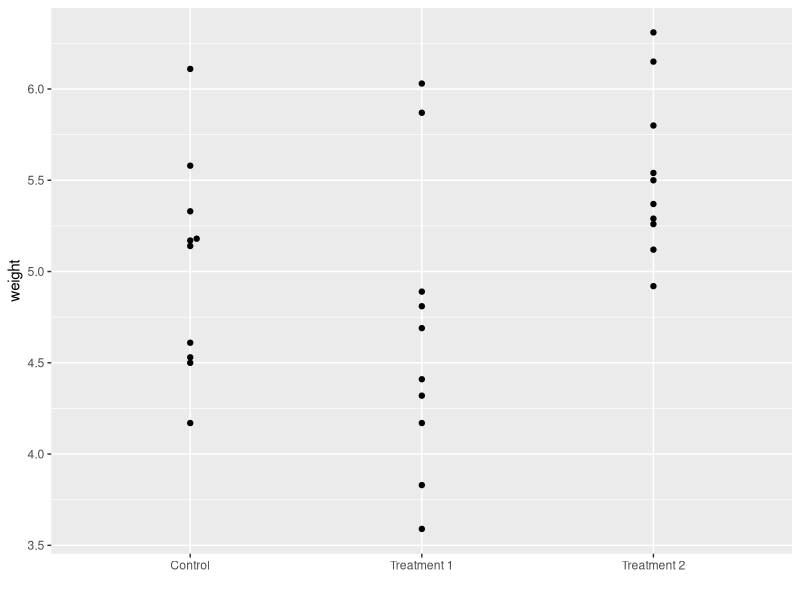
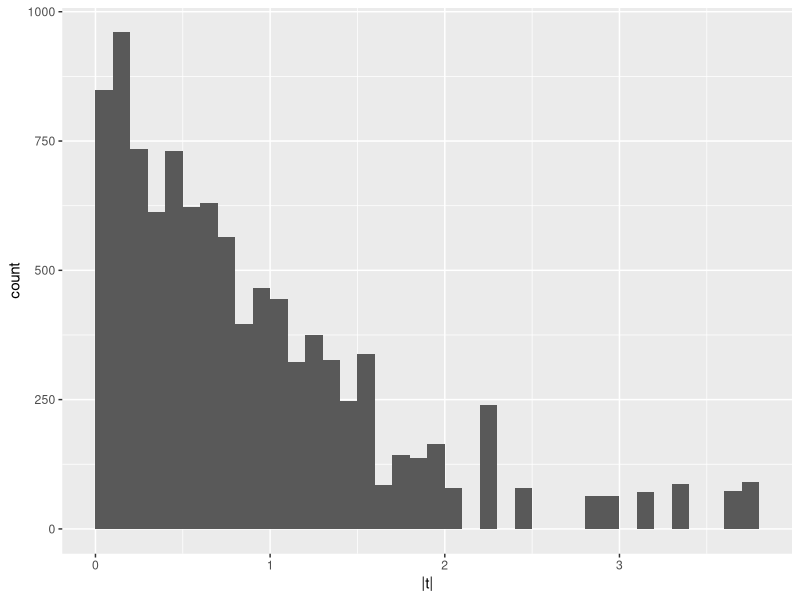
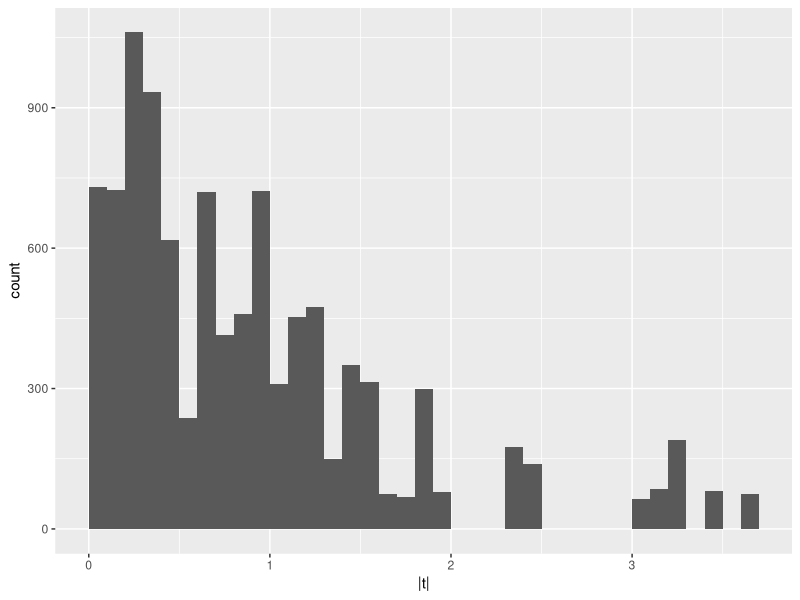

These figures' R source, in order:
## ---- chunk 1
knitr::opts_chunk$set(echo = TRUE)
## ---- chunk 2
library(tidyverse)
library(purrr)
library(ggbeeswarm)
## ---- chunk 3
data("PlantGrowth")
head(PlantGrowth)
## ---- chunk 4
PlantGrowth %>% 
   mutate(group = fct_recode(group, 
                            Control = "ctrl", 
                            `Treatment 1` = "trt1", 
                            `Treatment 2` = "trt2")) %>% 
  ggplot(aes(x = group, y = weight)) + 
  geom_beeswarm() + 
  labs(x = "")
## ---- chunk 5
PlantGrowth %>% 
  filter(group %in% c("ctrl", "trt2")) %>% 
    t.test(weight ~ group, data  = .) 
## ---- chunk 6
library("broom")
PlantGrowth %>% 
  filter(group %in% c("ctrl", "trt2")) %>% 
  t.test(weight ~ group, data  = .) %>% 
    tidy()
## ---- chunk 7
PlantGrowth %>% 
  bind_rows(PlantGrowth) %>% # Add the duplicate of the dataset
  filter(group %in% c("ctrl", "trt2")) %>% 
  t.test(weight ~ group, data  = .) %>% 
  tidy()
## ---- chunk 8
PlantGrowth %>% 
  sample_frac(size = 0.5) %>% 
  bind_rows(., .) %>% 
  filter(group %in% c("ctrl", "trt2")) %>% 
  t.test(weight ~ group, data  = .) %>% 
  tidy()
## ---- chunk 9
pg1 <- PlantGrowth %>% 
  sample_frac(size = 0.5) 

pg1_null = with(
  dplyr::filter(pg1, group %in% c("ctrl", "trt2")),
    replicate(10000,
      abs(t.test(weight ~ sample(group))$statistic)))

ggplot(tibble(`|t|` = pg1_null), aes(x = `|t|`)) +
  geom_histogram(binwidth = 0.1, boundary = 0)
## ---- chunk 10
pg2 <- pg1 %>% 
  mutate(noise = rnorm(15, mean = 0, sd = 0.2), 
         weight = weight + noise) %>% 
  select(-noise)
pg2

pg1 %>% 
  bind_rows(pg2) %>% 
  filter(group %in% c("ctrl", "trt2")) %>% 
  t.test(weight ~ group, data  = .) %>% 
  tidy()
## ---- chunk 11
pg2_null = with(
  dplyr::filter(pg2, group %in% c("ctrl", "trt2")),
    replicate(10000,
      abs(t.test(weight ~ sample(group))$statistic)))

ggplot(tibble(`|t|` = pg2_null), aes(x = `|t|`)) +
  geom_histogram(binwidth = 0.1, boundary = 0)  

## ---- chunk 12
library(kableExtra)
data <- c('original', 'doubled without random noise', 'same size as original, half observations replicated', 'half replicated, random noise added to each replicate')
n <- c(30, 60, 30 ,30)
test_statistic <- c(-2.13, -3.1, -3.03, -0.72)
p_value <- c(0.479, 0.003, 0.009, 0.48)
data_summary <- data.frame(data, n, test_statistic, p_value)
data_summary %>% 
   kable(align = c("l")) %>% 
  kable_styling(bootstrap_options = c("striped", "hover",
                                      "condensed")) %>% 
  column_spec(1, bold = T, border_right = T) %>% 
  column_spec(2:3, width = "6em")
